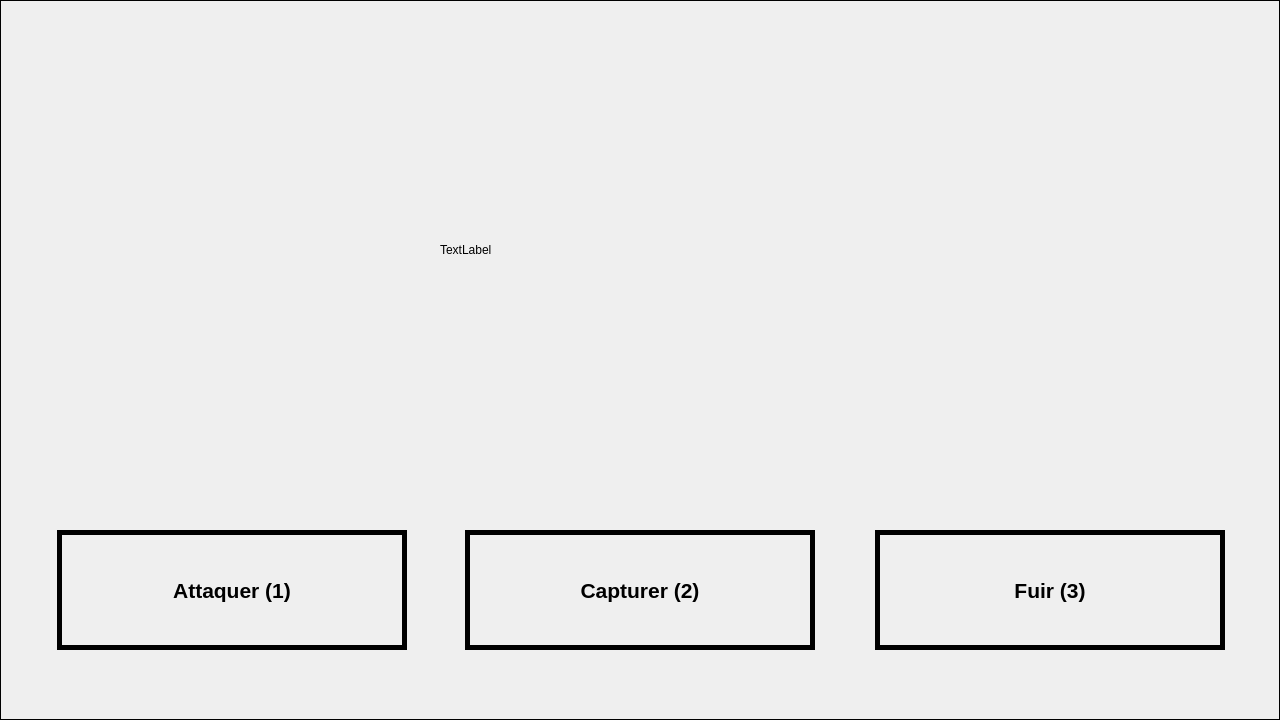
<?xml version="1.0" encoding="UTF-8"?>
<ui version="4.0">
 <class>ChoixAction</class>
 <widget class="QWidget" name="ChoixAction">
  <property name="geometry">
   <rect>
    <x>0</x>
    <y>0</y>
    <width>1280</width>
    <height>720</height>
   </rect>
  </property>
  <property name="windowTitle">
   <string>Form</string>
  </property>
  <widget class="QLabel" name="BackGround">
   <property name="geometry">
    <rect>
     <x>0</x>
     <y>0</y>
     <width>1280</width>
     <height>720</height>
    </rect>
   </property>
   <property name="baseSize">
    <size>
     <width>100</width>
     <height>100</height>
    </size>
   </property>
   <property name="autoFillBackground">
    <bool>true</bool>
   </property>
   <property name="frameShape">
    <enum>QFrame::Shape::Box</enum>
   </property>
   <property name="text">
    <string/>
   </property>
   <property name="textFormat">
    <enum>Qt::TextFormat::PlainText</enum>
   </property>
   <property name="pixmap">
    <pixmap resource="Image.qrc">:/Decor/Image_Qt/Decor/AreneCombat.png</pixmap>
   </property>
   <property name="scaledContents">
    <bool>true</bool>
   </property>
  </widget>
  <widget class="QLabel" name="Genimon">
   <property name="geometry">
    <rect>
     <x>440</x>
     <y>50</y>
     <width>400</width>
     <height>400</height>
    </rect>
   </property>
   <property name="autoFillBackground">
    <bool>true</bool>
   </property>
   <property name="text">
    <string>TextLabel</string>
   </property>
  </widget>
  <widget class="QLabel" name="Attaque">
   <property name="geometry">
    <rect>
     <x>57</x>
     <y>530</y>
     <width>350</width>
     <height>120</height>
    </rect>
   </property>
   <property name="font">
    <font>
     <pointsize>16</pointsize>
     <bold>true</bold>
    </font>
   </property>
   <property name="autoFillBackground">
    <bool>true</bool>
   </property>
   <property name="frameShape">
    <enum>QFrame::Shape::Box</enum>
   </property>
   <property name="lineWidth">
    <number>5</number>
   </property>
   <property name="text">
    <string>Attaquer (1)</string>
   </property>
   <property name="alignment">
    <set>Qt::AlignmentFlag::AlignCenter</set>
   </property>
  </widget>
  <widget class="QLabel" name="Capturer">
   <property name="geometry">
    <rect>
     <x>465</x>
     <y>530</y>
     <width>350</width>
     <height>120</height>
    </rect>
   </property>
   <property name="font">
    <font>
     <pointsize>16</pointsize>
     <bold>true</bold>
    </font>
   </property>
   <property name="autoFillBackground">
    <bool>true</bool>
   </property>
   <property name="frameShape">
    <enum>QFrame::Shape::Box</enum>
   </property>
   <property name="lineWidth">
    <number>5</number>
   </property>
   <property name="text">
    <string>Capturer (2)</string>
   </property>
   <property name="alignment">
    <set>Qt::AlignmentFlag::AlignCenter</set>
   </property>
  </widget>
  <widget class="QLabel" name="Fuir">
   <property name="geometry">
    <rect>
     <x>875</x>
     <y>530</y>
     <width>350</width>
     <height>120</height>
    </rect>
   </property>
   <property name="font">
    <font>
     <pointsize>16</pointsize>
     <bold>true</bold>
    </font>
   </property>
   <property name="autoFillBackground">
    <bool>true</bool>
   </property>
   <property name="frameShape">
    <enum>QFrame::Shape::Box</enum>
   </property>
   <property name="lineWidth">
    <number>5</number>
   </property>
   <property name="text">
    <string>Fuir (3)</string>
   </property>
   <property name="alignment">
    <set>Qt::AlignmentFlag::AlignCenter</set>
   </property>
  </widget>
 </widget>
 <resources>
  <include location="Image.qrc"/>
 </resources>
 <connections/>
</ui>
